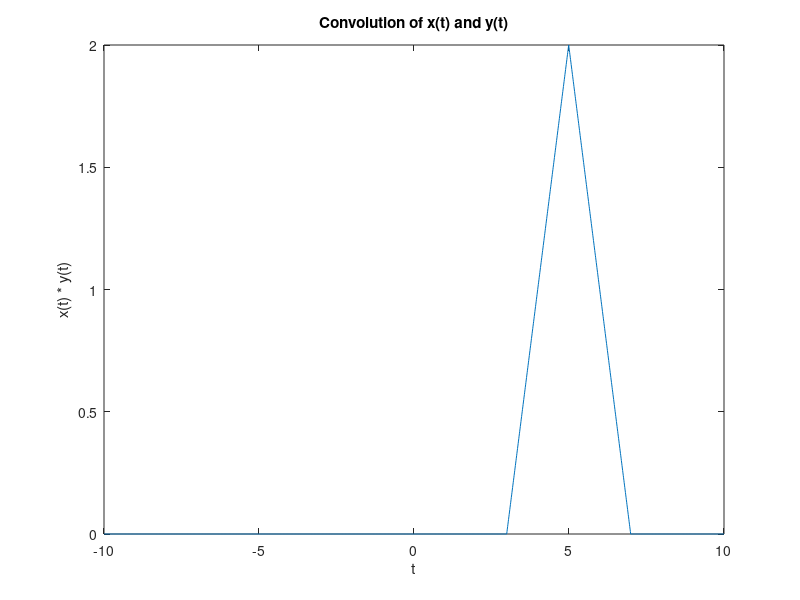

Write the MATLAB code that produced this figure. (Note: this script raises an error after producing the figure.)
% 定义时间范围
t = -10:0.01:10;

% 定义信号x(t)和y(t)
x = (t >= 0) - (t >= 2);
y = (t >= 3) - (t >= 5);

% 计算卷积
z = conv(x, y, 'same') * 0.01; % 'same'选项使得卷积结果的长度与x和y相同。乘以0.01是因为我们使用了0.01的时间步长。

% 画出卷积结果
figure;
plot(t, z);
title('Convolution of x(t) and y(t)');
xlabel('t');
ylabel('x(t) * y(t)');

save_figure_as_image(figure,'Program3_5');
